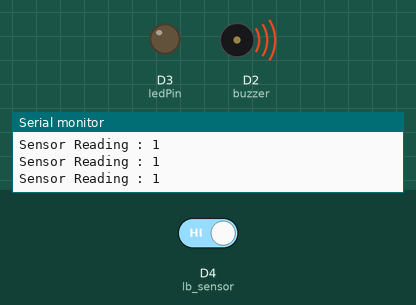
A sketch run on a simulated ESP8266 (NodeMCU). Parts: output pins drawn as LEDs (lit = HIGH), buzzer (waves = sounding, pin HIGH), the last lines printed to the serial monitor. The inputs (shaded band) are chosen by the test bench; at power-on: D4 (lb_sensor) HIGH.

Above: at 1.2 s.
1.3 s: D4 (lb_sensor) driven LOW
At 2.2 s:
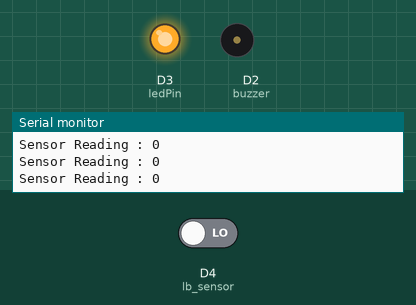
2.8 s: D4 (lb_sensor) driven HIGH
At 3.4 s:
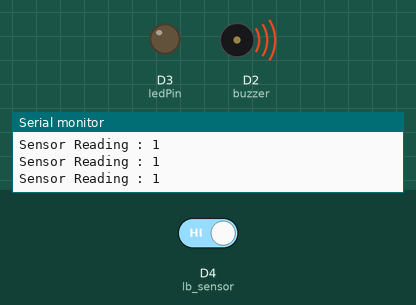
Timing chart, 0 to 5.8 s (numbered marks = the images above; inputs shaded):
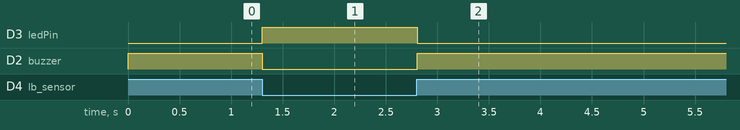

Measured:
- after the input at 1.3 s, D3 (ledPin): LOW → HIGH at once; D2 (buzzer): HIGH → LOW at once
- after the input at 2.8 s, D3 (ledPin): HIGH → LOW at once; D2 (buzzer): LOW → HIGH at once

The sketch:

Light_Blocking_Sensor_Buzzer_LED.ino
```cpp
int lb_sensor = D4;
int ledPin = D3;
int buzzer = D2;
int val;
void setup() {
  pinMode(lb_sensor, INPUT);
  pinMode(buzzer, OUTPUT);
  pinMode(ledPin, OUTPUT);
  Serial.begin(9600);

}

void loop() {
  val = digitalRead(lb_sensor);
  Serial.print("Sensor Reading : ");
  Serial.println(val);
  if (val == 0){
    digitalWrite(buzzer, LOW);
    digitalWrite(ledPin, HIGH);
  }
  else{
    digitalWrite(buzzer, HIGH);
    digitalWrite(ledPin, LOW);
  }
delay(100);
}
```
